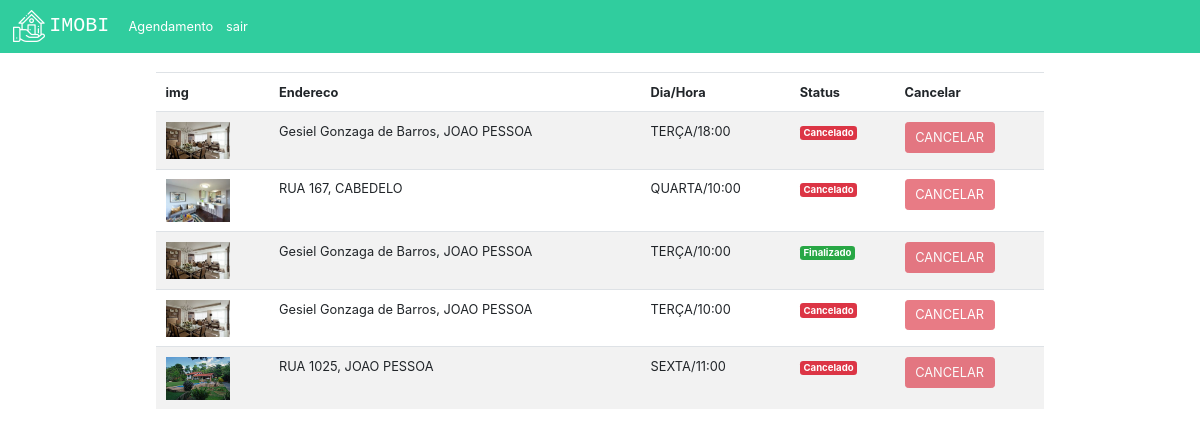
The app's page /agendamentos (signed in) with its own data.
### plataforma/models.py (models this page shows, shortened)
class Visitas(models.Model):
    choices = (('S', 'Segunda'),
    ('T', 'Terça'),
    ('Q', 'Quarta'),
    ('QI', 'Quinta'),
    ('SE', 'Sexta'),
    ('SA', 'Sabado'),
    ('D', 'Domingo'))
    choices_status = (('A', 'Agendado'),
    ('F', 'Finalizado'),
    ('C', 'Cancelado'))
    imovel = models.ForeignKey(Imovei, on_delete=models.DO_NOTHING)
    usuario = models.ForeignKey(User, on_delete=models.DO_NOTHING)
    dia = models.CharField(max_length=20)
    horario = models.TimeField()
    status = models.CharField(max_length=1, choices=choices_status, default="A")

class Imovei(models.Model):
    choices = (('V', 'Venda'),
               ('A', 'Aluguel'))
    choices_imovel = (('A', 'Apartamento'),
                      ('C', 'Casa'))
    imagens = models.ManyToManyField(Imagem)
    valor = models.FloatField()
    quartos = models.IntegerField()
    tamanho = models.FloatField()
    cidade = models.ForeignKey(Cidade, on_delete=models.DO_NOTHING)
    rua = models.CharField(max_length=50)
    tipo = models.CharField(max_length=1, choices=choices)
    tipo_imovel = models.CharField(max_length=1, choices=choices_imovel)
    numero = models.IntegerField()
    descricao = models.TextField()
    dias_visita = models.ManyToManyField(DiasVisita)
    horarios = models.ManyToManyField(Horario)

class Imagem(models.Model):
    img = models.ImageField(upload_to='img')
    def __str__(self) -> str:
        return self.img.url

class Cidade(models.Model):
    nome = models.CharField(max_length=30)
    def __str__(self) -> str:
        return self.nome

### plataforma/views.py (the view)
# urls.py: path('agendamentos' , views.agendamentos, name='agendamentos'),
def agendamentos(request):
    visitas = Visitas.objects.filter(usuario=request.user)
    return render(request, "agendamentos.html", {'visitas': visitas})

### templates/agendamentos.html (shortened to what this page needs)
{% extends 'base.html' %}
{% load static %}
{% block 'head' %}
<link rel="stylesheet" href="{% static 'plataforma/css/home.css' %}">
{% endblock  %}
{% block 'body' %}
    <div class="container">
        <br>
        <table class="table table-striped">
        <thead>
            <tr>
                <th scope="col">img</th>
                <th scope="col">Endereco</th>
                <th scope="col">Dia/Hora</th>
                <th scope="col">Status</th>
                <th scope="col">Cancelar</th>
            </tr>
        </thead>
        <tbody>
            {% for visita in visitas %}
                <tr>
                    <th><img width="80" src="{{visita.imovel.imagens.all.0}}"></th>
                    <td>{{visita.imovel.rua}}, {{visita.imovel.cidade}}</td>
                    <td>{{visita.dia}}/{{visita.horario}}</td>
                    <td>
                        {% if visita.status == "F" %}
                            <span class="badge badge-success">Finalizado</span>
                        {% endif %}
                        {% if visita.status == "C" %}
                            <span class="badge badge-danger">Cancelado</span>
                        {% endif %}
                    </td>
                    <td>
                        {% if visita.status == "A" %}
                            <a href="{% url 'cancelar_agendamento' visita.id %}" class="btn btn-danger">CANCELAR</a>
                        {% else %}
                            <a href="" class="btn btn-danger disabled">CANCELAR</a>
                        {% endif %}
                    </td>
                </tr>
            {% endfor %}
        </tbody>
    </table>
    </div>
{% endblock  %}

### templates/static/plataforma/css/home.css (style rules this page uses)
html { zoom: 80% }

### records on screen
Visitas: imovel.imagens.all.0 (picture), imovel.rua "Gesiel Gonzaga de Barros", imovel.cidade "JOAO PESSOA", dia "TERÇA", horario "18:00", status "Cancelado"
Visitas: imovel.imagens.all.0 (picture), imovel.rua "RUA 167", imovel.cidade "CABEDELO", dia "QUARTA", horario "10:00", status "Cancelado"
Visitas: imovel.imagens.all.0 (picture), imovel.rua "Gesiel Gonzaga de Barros", imovel.cidade "JOAO PESSOA", dia "TERÇA", horario "10:00", status "Finalizado"
Visitas: imovel.imagens.all.0 (picture), imovel.rua "Gesiel Gonzaga de Barros", imovel.cidade "JOAO PESSOA", dia "TERÇA", horario "10:00", status "Cancelado"
Visitas: imovel.imagens.all.0 (picture), imovel.rua "RUA 1025", imovel.cidade "JOAO PESSOA", dia "SEXTA", horario "11:00", status "Cancelado"
